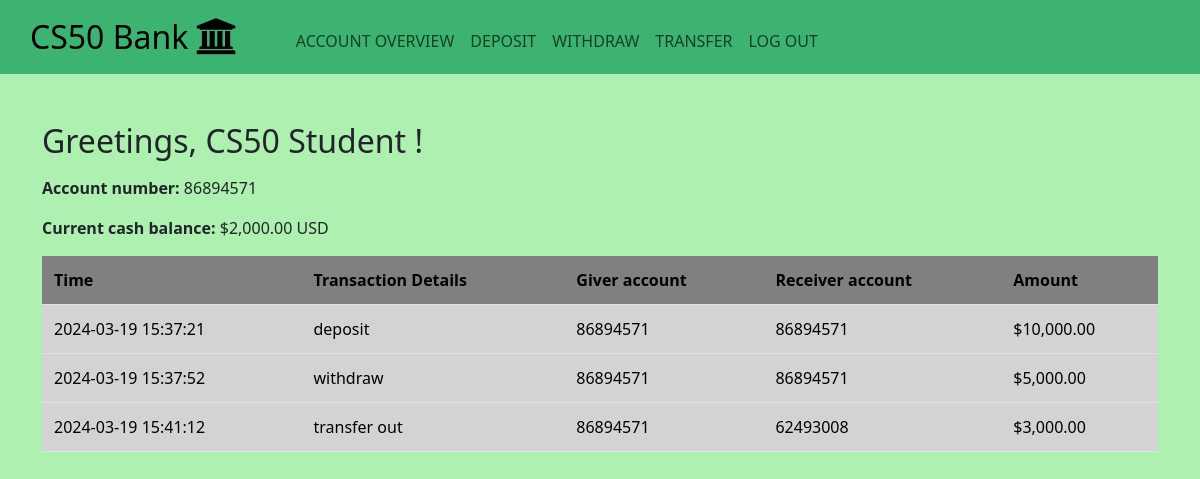
/homepage (signed in), run on the app's committed database.
### tables this page shows
CREATE TABLE users(id INTEGER PRIMARY KEY AUTOINCREMENT NOT NULL,
                   name TEXT NOT NULL,
                   username TEXT NOT NULL,
                   hash TEXT NOT NULL,
                   account_number INTEGER NOT NULL,
                   cash NUMERIC NOT NULL DEFAULT 0.00);

CREATE TABLE record(
    id INTEGER PRIMARY KEY,
    giver_id INTEGER,
    receiver_id INTEGER,
    amount REAL,
    transaction_type TEXT,
    time TEXT,
    FOREIGN KEY(giver_id) REFERENCES users(id),
    FOREIGN KEY(receiver_id) REFERENCES users(id)
);

### app.py (the view)
@app.route("/homepage")
@login_required
def homepage():
    user_id = session["user_id"]
    user = db.execute("SELECT name, cash, account_number FROM users WHERE id = ?", user_id)
    records = db.execute("SELECT record.giver_id, record.receiver_id, record.amount, record.transaction_type, record.time, g.account_number AS giver_account, r.account_number AS receiver_account "
                        "FROM record "
                        "JOIN users g ON record.giver_id = g.id "
                        "JOIN users r ON record.receiver_id = r.id "
                        "WHERE g.id = ? OR r.id = ? "
                        "ORDER BY time" ,user_id, user_id)
    for record in records:
        if record["transaction_type"] == "transfer":
            if record["giver_id"] == user_id:
                record["transaction_type"] = "transfer out"
            else:
                record["transaction_type"] = "transfer in"
    return render_template("homepage.html", user = user[0], records = records)

### app.py (called while the page is built)
@app.after_request
def after_request(response):
    response.headers["Cache-Control"] = "no-cache, no-store, must-revalidate"
    response.headers["Expires"] = 0
    response.headers["Pragma"] = "no-cache"
    return response

### helpers.py (called while the page is built)
def login_required(f):
    @wraps(f)
    def decorated_function(*args, **kwargs):
        if session.get("user_id") is None:
            return redirect("/login")
        return f(*args, **kwargs)
    return decorated_function

def usd(value):
    return f"${value:,.2f}"

### templates/homepage.html (shortened to what this page needs)
{% extends "layout.html" %}
{% block main %}
    <form action="/homepage" method="get">
        <h2>Greetings, {{ user.name }} !</h2>
        <div class="mb-3">
            <p><strong>Account number:</strong> {{ user.account_number }} </p>
            <p><strong>Current cash balance:</strong> {{ user.cash | usd }} USD</p>
        </div>
        <table class="transaction table table-hover">
            <thead>
                <tr>
                    <th>Time</th>
                    <th>Transaction Details</th>
                    <th>Giver account</th>
                    <th>Receiver account</th>
                    <th>Amount</th>
                </tr>
            </thead>
            <tbody>
                {% for record in records %}
                    <tr>
                        <td>{{ record.time }}</td>
                        <td>{{ record.transaction_type }}</td>
                        <td>{{ record.giver_account }}</td>
                        <td>{{ record.receiver_account }}</td>
                        <td>{{ record.amount | usd }}</td>
                    </tr>
                {% endfor %}
            </tbody>
        </table>
    </form>
{% endblock %}

### static/styles.css (style rules this page uses)
body { background-color: #adf0af; }
table.transaction { background-color: transparent; margin-bottom: 1rem; width: 100%; }
table.transaction th { background-color: grey; }
table.transaction td { background-color: lightgrey; }
table.transaction th, table.transaction td { padding: 0.75rem; vertical-align: middle; }

### data on the page
users: name "CS50 Student", account_number "86894571", cash "$2,000.00"
record: time "2024-03-19 15:37:21", transaction_type "deposit", giver_account "86894571", receiver_account "86894571", amount "$10,000.00"
record: time "2024-03-19 15:37:52", transaction_type "withdraw", giver_account "86894571", receiver_account "86894571", amount "$5,000.00"
record: time "2024-03-19 15:41:12", transaction_type "transfer out", giver_account "86894571", receiver_account "62493008", amount "$3,000.00"
